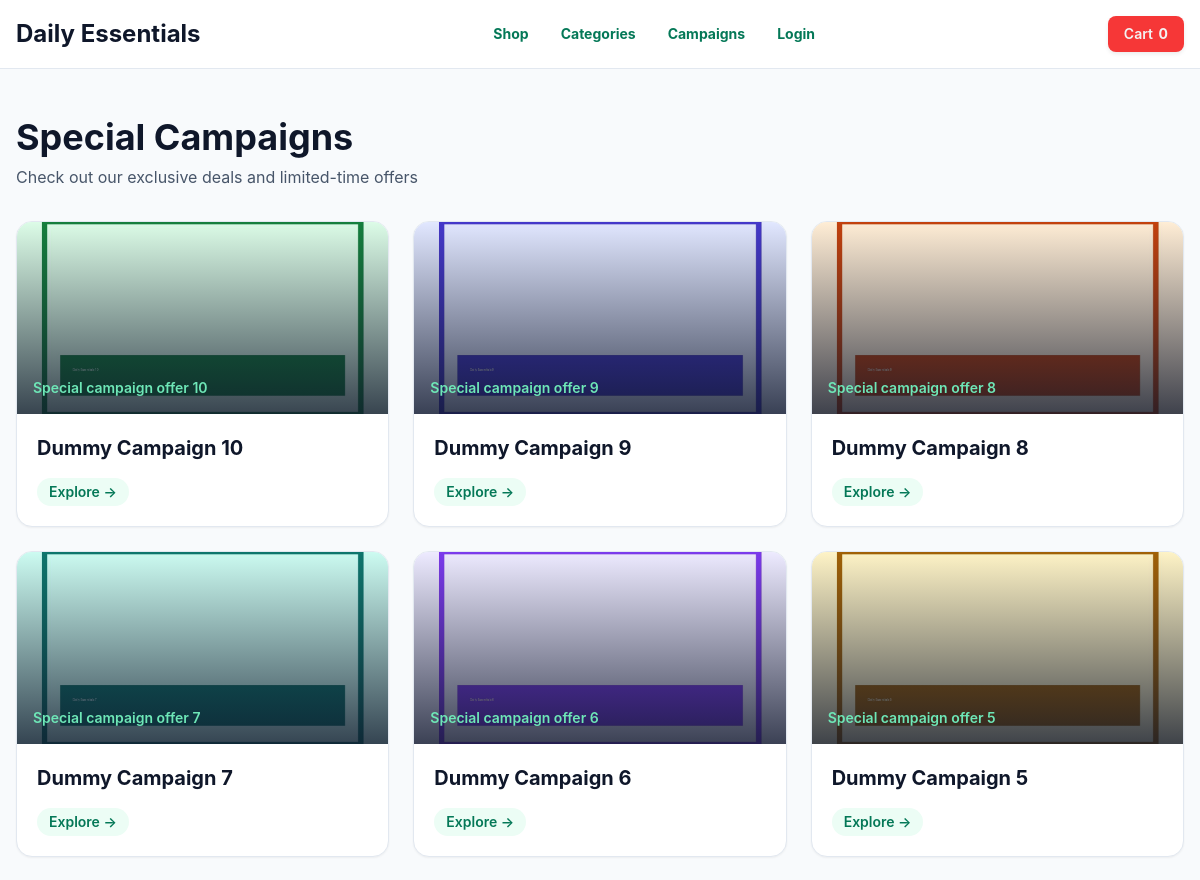
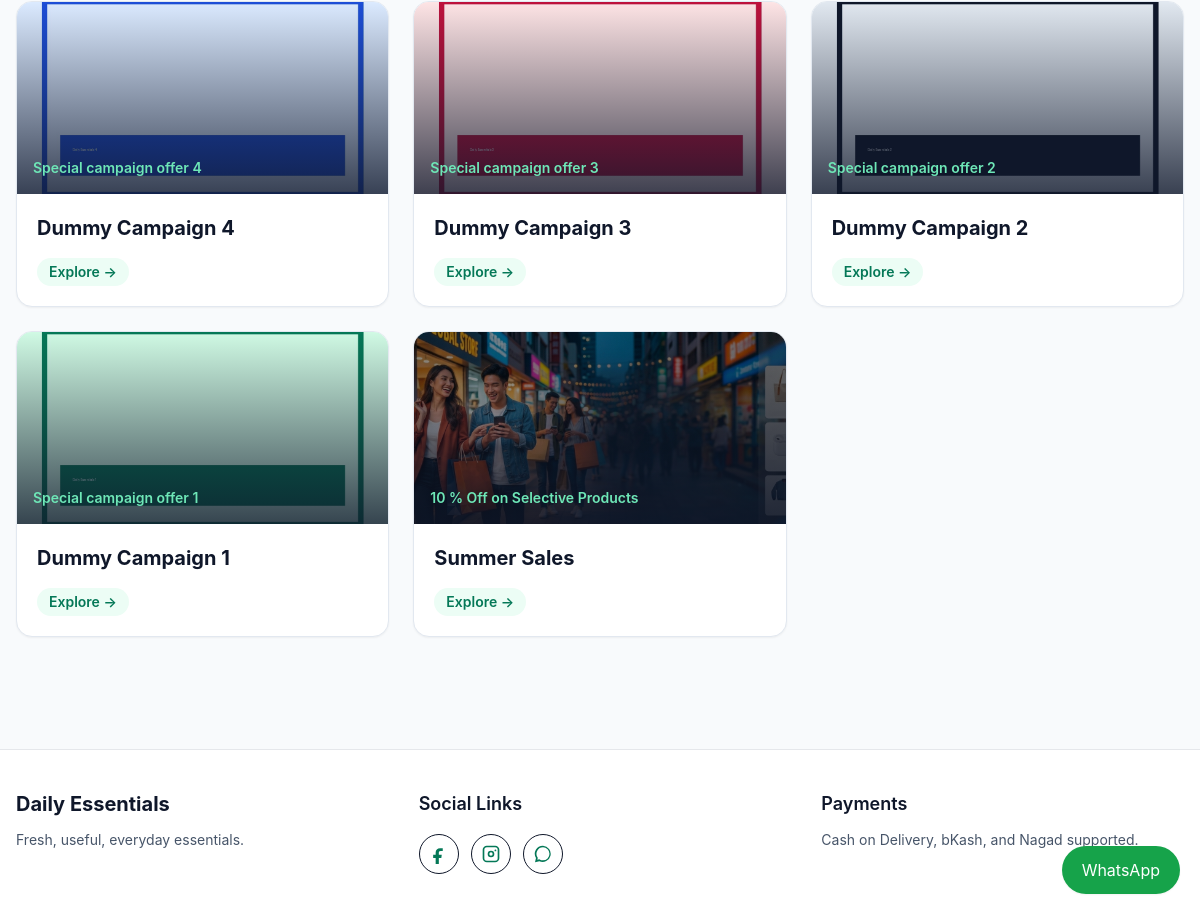
Page /campaigns/ on the committed database (2 pictures, top to bottom).
### settings_manager/models.py (models this page shows, shortened)
class SEOFields(models.Model):
    seo_title = models.CharField(max_length=160, blank=True)
    meta_description = models.TextField(blank=True)
    meta_keywords = models.CharField(max_length=255, blank=True)
    og_image = models.ImageField(upload_to="seo/", blank=True, null=True)
    class Meta:
        abstract = True

class SiteSettings(SEOFields):
    site_name = models.CharField(
        max_length=120,
        default="Daily Essentials"
    )
    show_product_shipping_info = models.BooleanField(
        default=True,
        help_text="Show shipping and returns information on product detail pages"
    )
    show_free_shipping_info = models.BooleanField(
        default=True,
        help_text="Show 'Free shipping' message"
    )
    show_cash_on_delivery_info = models.BooleanField(
        default=True,
        help_text="Show 'Cash on delivery' message"
    )
    cod_order_max_amount = models.DecimalField(
        max_digits=10,
        decimal_places=2,
        default=Decimal("0.00"),
        help_text="Maximum order total allowed for Cash on Delivery. Set to 0 to allow COD for all orders.",
    )
    max_orders_per_phone_per_day = models.PositiveIntegerField(
        default=0,
        help_text="Maximum number of orders allowed per phone number in 24 hours. Set 0 to allow unlimited orders.",
    )
    show_easy_returns_info = models.BooleanField(
        default=True,
        help_text="Show 'Easy returns' message"
    )
    primary_color = models.CharField(
        max_length=7,
        default="#047857"
    )
    secondary_color = models.CharField(
        max_length=7,
        default="#0f172a"
    )
    accent_color = models.CharField(
        max_length=7,
        default="#e11d48"
    )
    facebook_pixel_id = models.CharField(
        max_length=80,
        blank=True
    )
    google_analytics_id = models.CharField(
        max_length=80,
        blank=True
    )
    custom_header_scripts = models.TextField(blank=True)
    custom_footer_scripts = models.TextField(blank=True)
    facebook_url = models.URLField(blank=True)
    instagram_url = models.URLField(blank=True)
    tiktok_url = models.URLField(blank=True)
    youtube_url = models.URLField(blank=True)
    whatsapp_number = models.CharField(
        max_length=32,
        blank=True
    )
    email_enabled = models.BooleanField(default=False)
    class Meta:
        verbose_name = "Site Settings"
        verbose_name_plural = "Site Settings"
    @classmethod
    def load(cls):
        obj, _ = cls.objects.get_or_create(pk=1)
        return obj

### campaigns/models.py (models this page shows, shortened)
class Campaign(SEOFields):
    title = models.CharField(max_length=160)
    slug = models.SlugField(unique=True)
    banner_image = models.ImageField(
        upload_to="campaigns/",
        blank=True,
        null=True,
        help_text="Recommended: JPG, PNG, or WebP. Use a wide campaign banner around 1920x700px.",
    )
    offer_text = models.CharField(max_length=220, blank=True)
    discount_percentage = models.PositiveIntegerField(
        default=0,
        validators=[MinValueValidator(0), MaxValueValidator(100)],
        help_text="Optional numeric discount badge shown on assigned product images. Example: enter 10 for 10% OFF.",
    )
    products = models.ManyToManyField(Product, blank=True, related_name="campaigns")
    is_active = models.BooleanField(default=True)
    starts_at = models.DateTimeField(blank=True, null=True)
    ends_at = models.DateTimeField(blank=True, null=True)
    created_at = models.DateTimeField(auto_now_add=True)
    class Meta:
        ordering = ["-created_at"]
    def get_absolute_url(self):
        return reverse("campaigns:detail", args=[self.slug])

### campaigns/views.py (the view)
# urls.py: path("", views.campaign_list, name="list"),
def campaign_list(request):
    campaigns = Campaign.objects.filter(is_active=True).prefetch_related("products")
    return render(request, "campaigns/campaign_list.html", {"campaigns": campaigns, "page_title": "Campaigns"})

### cart/cart.py (called while the page is built, shortened)
    def __iter__(self):
        product_ids = [item.get("product_id", key.split(":")[0]) for key, item in self.cart.items()]
        products = Product.objects.filter(id__in=product_ids)
        product_map = {str(product.id): product for product in products}

    def __len__(self):
        return sum(item["quantity"] for item in self.cart.values())

    def total(self):
        return sum((item["line_total"] for item in self), Decimal("0.00"))

### cart/context_processors.py (called while the page is built)
def cart_summary(request):
    cart = Cart(request)
    return {"cart_item_count": len(cart), "cart_total": cart.total()}

### templates/campaigns/campaign_list.html
{% extends "base.html" %}
{% block content %}
<section class="mx-auto max-w-7xl px-4 py-12">
  <div class="mb-8">
    <h1 class="text-4xl font-bold">Special Campaigns</h1>
    <p class="mt-2 text-slate-600">Check out our exclusive deals and limited-time offers</p>
  </div>
  <div class="grid gap-6 md:grid-cols-2 lg:grid-cols-3">
    {% for campaign in campaigns %}
      <a href="{{ campaign.get_absolute_url }}" class="group overflow-hidden rounded-2xl border border-slate-200 bg-white shadow-sm transition hover:shadow-lg hover:border-emerald-400">
        <div class="relative h-48 overflow-hidden bg-slate-100">
          {% if campaign.banner_image %}<img src="{{ campaign.banner_image.url }}" alt="{{ campaign.title }}" class="h-full w-full object-cover transition duration-300 group-hover:scale-110">{% endif %}
          <div class="absolute inset-0 bg-gradient-to-t from-slate-900/80 to-transparent"></div>
          <div class="absolute bottom-0 left-0 right-0 p-4 text-white">
            <p class="text-sm font-semibold text-emerald-300">{{ campaign.offer_text }}</p>
          </div>
        </div>
        <div class="p-5">
          <h2 class="text-xl font-bold text-slate-900">{{ campaign.title }}</h2>
          <div class="mt-4 inline-block rounded-full bg-emerald-50 px-3 py-1 text-sm font-semibold text-emerald-700">Explore →</div>
        </div>
      </a>
    {% empty %}
      <div class="col-span-full rounded-lg border border-slate-200 bg-slate-50 py-12 text-center">
        <p class="text-slate-600">No active campaigns at the moment. Check back soon!</p>
      </div>
    {% endfor %}
  </div>
</section>
{% endblock %}

### templates/base.html (shortened to what this page needs)
{% load static %}
<!doctype html>
<html lang="en">
<head>
  <script src="https://cdn.tailwindcss.com"></script>
  <link rel="stylesheet" href="{% static 'css/site.css' %}">
</head>
<body class="site-theme">
  <header class="site-navbar sticky top-0 z-50 border-b border-slate-200">
    <div class="mx-auto flex max-w-7xl items-center justify-between px-4 py-4">
      <a href="{% url 'home' %}" class="site-brand text-2xl font-bold">
        {{ site_settings.site_name }}
      </a>
      <nav class="hidden items-center gap-8 text-sm font-medium md:flex">
        <a href="{% url 'products:shop' %}" class="site-nav-link">
          Shop
        </a>
        <a href="{% url 'categories:list' %}" class="site-nav-link">
          Categories
        </a>
        <a href="{% url 'campaigns:list' %}" class="site-nav-link">
          Campaigns
        </a>
        {% if user.is_authenticated %}
          <a href="{% url 'customers:dashboard' %}" class="site-nav-link">
            My Account
          </a>
        {% else %}
          <a href="{% url 'customers:login' %}" class="site-nav-link">
            Login
          </a>
        {% endif %}
      </nav>
      <div class="flex items-center gap-3">
          <a href="{% url 'cart:detail' %}" class="site-cart-btn rounded-lg px-4 py-2 text-sm font-semibold transition">
              <span class="hidden sm:inline">Cart </span>
              <span class="font-bold">{{ cart_item_count }}</span>
          </a>
      </div>
    </div>
  </header>
  <main id="main-content" tabindex="-1">
    {% block content %}
    {% endblock %}
  </main>
  <footer class="site-footer mt-16 border-t">
    <div class="mx-auto grid max-w-7xl gap-10 px-4 py-10 md:grid-cols-3">
      <div>
        <h2 class="site-footer-heading text-xl font-bold">
          {{ site_settings.site_name }}
        </h2>
        <p class="mt-3 text-sm">
          Fresh, useful, everyday essentials.
        </p>
      </div>
      <div>
        <h3 class="site-footer-heading text-lg font-semibold">
          Social Links
        </h3>
        <div class="mt-4 flex flex-wrap gap-3">
          {% if site_settings.facebook_url %}
            <a href="{{ site_settings.facebook_url }}"
              class="social-icon-link"
              aria-label="Facebook"
              target="_blank"
              rel="noopener">
              <svg viewBox="0 0 24 24" fill="currentColor" class="h-5 w-5">
                <path d="M14 8.5h2.5V5.2A17 17 0 0 0 13.3 5C10.1 5 8 6.9 8 10.3V13H5v3.7h3V24h3.8v-7.3h3l.5-3.7h-3.5v-2.3c0-1.1.3-2.2 2.2-2.2Z"/>
              </svg>
            </a>
          {% endif %}
          {% if site_settings.instagram_url %}
            <a href="{{ site_settings.instagram_url }}"
              class="social-icon-link"
              aria-label="Instagram"
              target="_blank"
              rel="noopener">
            </a>
          {% endif %}
          {% if site_settings.whatsapp_number %}
            <a href="https://wa.me/{{ site_settings.whatsapp_number }}"
              class="social-icon-link"
              aria-label="WhatsApp"
              target="_blank"
              rel="noopener">
              <svg viewBox="0 0 24 24" fill="currentColor" class="h-5 w-5">
                <path d="M12 2a9.8 9.8 0 0 0-8.4 14.9L2.4 22l5.2-1.2A9.8 9.8 0 1 0 12 2Zm0 2a7.8 7.8 0 0 1 0 15.6 7.7 7.7 0 0 1-4-1.1l-.4-.2-2.4.6.6-2.4-.3-.4A7.8 7.8 0 0 1 12 4Z"/>
              </svg>
            </a>
          {% endif %}
        </div>
      </div>
      <div>
        <h3 class="site-footer-heading text-lg font-semibold">
          Payments
        </h3>
        <p class="mt-3 text-sm">
          Cash on Delivery, bKash, and Nagad supported.
        </p>
      </div>
    </div>
  </footer>
  {% if site_settings.whatsapp_number %}
    <a href="https://wa.me/{{ site_settings.whatsapp_number }}" style="color: white;"
       class="fixed bottom-5 right-5 z-50 rounded-full px-5 py-3 bg-green-600 shadow-sm hover:scale-105 hover:shadow-md transition-all duration-200">
      WhatsApp
    </a>
  {% endif %}
</body>
</html>

### static/css/site.css (style rules this page uses)
*, *::before, *::after { box-sizing: border-box; }
html { font-family: 'Inter', ui-sans-serif, system-ui, -apple-system, BlinkMacSystemFont, 'Segoe UI', sans-serif; font-size: clamp(15px, 1vw + 0.25rem, 18px); line-height: 1.6; scroll-behavior: smooth; }
body { margin: 0; min-height: 100vh; background: var(--site-body-bg, #f8fafc); color: var(--site-body-text, #0f172a); font-family: var(--site-font-family, 'Inter', Arial, sans-serif); }
img, svg, video, canvas, iframe { max-width: 100%; height: auto; display: block; }
button, a { cursor: pointer; }
:root { --site-body-bg: #f8fafc; --site-body-text: #0f172a; --site-heading-color: #0f172a; --site-link-color: #00450e; --site-link-hover-color: #065f46; --site-button-bg: #9bfa92; --site-button-text: #ffffff; --site-button-border: #047857; --site-button-hover-bg: #065f46; --site-button-hover-text: #ffffff; --site-primary: #047857; --site-secondary: #0f172a; --site-accent: #e11d48; --site-border: #e2e8f0; --site-surface: #ffffff; --site-surface-strong: #f8fafc; --site-muted: #64748b; --site-shadow: 0 18px 50px rgba(15, 23, 42, 0.08); --radius: 1.25rem; }
body.site-theme { background: var(--site-body-bg); color: var(--site-body-text); width: 100%; }
.site-theme a { color: var(--site-link-color); transition: color 0.2s ease, transform 0.2s ease; text-decoration: none; }
.site-theme h1, .site-theme h2, .site-theme h3, .site-theme h4, .site-theme h5, .site-theme h6 { color: var(--site-heading-color); }
.site-navbar { background: var(--site-surface); color: var(--site-secondary); border-bottom: 1px solid var(--site-border); position: sticky; top: 0; z-index: 50; }
.site-navbar .site-brand { color: var(--site-secondary); }
.site-nav-link { color: var(--site-secondary); transition: color 0.2s ease; font-weight: 700!important; }
.site-cart-btn { display: inline-flex; align-items: center; justify-content: center; gap: 0.35rem; border-radius: 999px; padding: 0.75rem 1rem; background: #f63737!important; color: #f3f3f3!important; box-shadow: 0 2px 4px rgba(0, 0, 0, 0.08); transition: background-color 0.2s ease, transform 0.2s ease; }
.site-footer { background: var(--site-footer-bg); color: var(--site-footer-text); }
.site-footer h2, .site-footer h3, .site-footer h4 { color: var(--site-footer-heading); }
.site-footer a { color: var(--site-footer-link); }
.social-icon-link { display: inline-flex; align-items: center; justify-content: center; width: 2.5rem; height: 2.5rem; border-radius: 999px; border: 1px solid var(--site-footer-social); color: var(--site-footer-social); transition: background-color 0.2s ease, border-color 0.2s ease, color 0.2s ease; }
@media (prefers-reduced-motion: no-preference) { html { scroll-behavior: smooth; } }

### rows in the picture
SiteSettings: site_name "Daily Essentials"
Campaign: banner_image (placeholder picture), offer_text "Special campaign offer 10", title "Dummy Campaign 10"
Campaign: banner_image (placeholder picture), offer_text "Special campaign offer 9", title "Dummy Campaign 9"
Campaign: banner_image (placeholder picture), offer_text "Special campaign offer 8", title "Dummy Campaign 8"
Campaign: banner_image (placeholder picture), offer_text "Special campaign offer 7", title "Dummy Campaign 7"
Campaign: banner_image (placeholder picture), offer_text "Special campaign offer 6", title "Dummy Campaign 6"
Campaign: banner_image (placeholder picture), offer_text "Special campaign offer 5", title "Dummy Campaign 5"
Campaign: banner_image (placeholder picture), offer_text "Special campaign offer 4", title "Dummy Campaign 4"
Campaign: banner_image (placeholder picture), offer_text "Special campaign offer 3", title "Dummy Campaign 3"
Campaign: banner_image (placeholder picture), offer_text "Special campaign offer 2", title "Dummy Campaign 2"
Campaign: banner_image (placeholder picture), offer_text "Special campaign offer 1", title "Dummy Campaign 1"
Campaign: banner_image (picture), offer_text "10 % Off on Selective Products", title "Summer Sales"

### other values in the picture
{{ cart_item_count }} "0"
